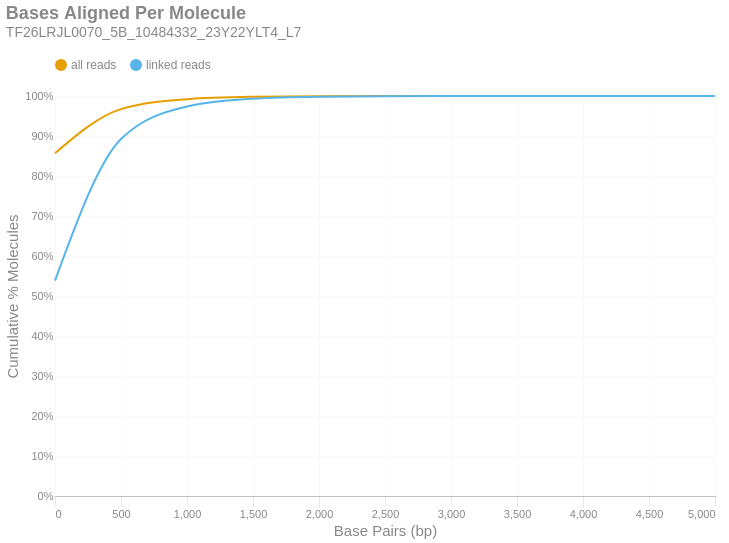

Notebook code for this chart:
### Markdown cell above
### Bases Aligned Per Molecule
This is a cumulative frequency distribution showing the number of base pairs aligned per unique molecule. These data are shown in 500 bp bins. There are two distributions: one with `all reads` (yellow) and another with only `linked reads` (blue). The percent of molecules in the `linked reads` distribution is relative to the total number of linked molecules.

### Code cell
if SKIPLR:
    print_html(f"Skipped")
else:
    binned_df = consolidated_hist(valids['aligned_bp'], mask, 500, True)
    with SafeRender(binned_df):
        (
            density_plot(binned_df, 'Bases Aligned Per Molecule', samplename, 'basesper')
            .encode(
                x=alt.X('bin:Q', title="Base Pairs (bp)").axis(tickMinStep=500).scale(padding=0),
                y=alt.Y('value:Q', title='Cumulative % Molecules')
                    .axis(format='%')
                    .scale(domain = [0,1])
                    .stack(False),
                color=alt.Color("key:N").scale(domain = ["all reads", "linked reads"]),
                tooltip = [
                    alt.Tooltip("key:N", title = "Data Type"),
                    alt.Tooltip("range_label:N", title="Bases Aligned Per Molecule"),
                    alt.Tooltip("value:Q", format = ".2%", title="% Molecules (Cum.)")
                ]
            )
        ).display()

### Figure 1 — Vega-Lite specification as saved in the notebook (floating-point values rounded to 4 significant figures)
{"width": "container", "height": 400, "config": {"title": {"anchor": "start", "dy": -15, "fontSize": 18, "color": "#888888", "subtitleColor": "#888888", "subtitleFontSize": 14}, "arc": {"fill": "#0072B2"}, "axis": {"domainColor": "#888888", "domainWidth": 0.5, "gridWidth": 0.2, "grid": false, "titleFontWeight": 400, "titleFontSize": 15, "labelFontSize": 11, "labelColor": "#888888", "tickColor": "#888888", "tickWidth": 0.2, "titleColor": "#888888"}, "axisBand": {"grid": false}, "axisX": {"grid": true, "tickSize": 10, "domainCap": "round"}, "axisY": {"domain": false, "grid": true, "tickSize": 0, "domainCap": "round"}, "background": "transparent", "header": {"labelFontSize": 15, "labelColor": "#888888", "titleFontSize": 15, "titleFontWeight": 600, "titleColor": "#888888"}, "legend": {"labelFont": "sans-serif", "labelFontSize": 12, "labelColor": "#888888", "symbolSize": 100, "symbolType": "circle", "titleFontSize": 12, "titlePadding": 10, "titleColor": "#888888", "title": null, "orient": "top"}, "range": {"category": ["#E69F00", "#56B4E9", "#009E73", "#F0E442", "#0072B2", "#D55E00", "#CC79A7", "#000000"], "diverging": ["#cfe8f3", "#a2d4ec", "#73bfe2", "#46abdb", "#1696d2", "#12719e"]}, "area": {"fill": "#0072B2", "fillOpacity": 0.7, "line": true, "strokeOpacity": 0.7}, "line": {"color": "#0072B2", "stroke": "#0072B2", "strokeWidth": 2}, "trail": {"color": "#0072B2", "stroke": "#0072B2", "strokeWidth": 0, "size": 1}, "point": {"filled": true, "fillOpacity": 1.0, "size": 95}, "text": {"color": "#888888", "fontSize": 11, "align": "right", "fontWeight": 400, "size": 11}, "bar": {"fill": "#0072B2", "stroke": null}, "view": {"stroke": null, "continuousWidth": 660, "continuousHeight": 400}}, "data": {"name": "data-bfac70a987a7e8541ec099ecb885468c"}, "mark": {"type": "line", "interpolate": "monotone", "point": {"opacity": 0, "size": 275}}, "encoding": {"color": {"field": "key", "scale": {"domain": ["all reads", "linked reads"]}, "type": "nominal"}, "tooltip": [{"field": "key", "title": "Data Type", "type": "nominal"}, {"field": "range_label", "title": "Bases Aligned Per Molecule", "type": "nominal"}, {"field": "value", "format": ".2%", "title": "% Molecules (Cum.)", "type": "quantitative"}], "x": {"axis": {"tickMinStep": 500}, "field": "bin", "scale": {"padding": 0}, "title": "Base Pairs (bp)", "type": "quantitative"}, "y": {"axis": {"format": "%"}, "field": "value", "scale": {"domain": [0, 1]}, "stack": false, "title": "Cumulative % Molecules", "type": "quantitative"}}, "params": [{"name": "param_c36ac31b6afebe62", "select": {"type": "point", "fields": ["key"]}, "bind": "legend"}], "title": {"text": "Bases Aligned Per Molecule", "subtitle": "TF26LRJL0070_5B_10484332_23Y22YLT4_L7"}, "transform": [{"fold": ["all reads (cumsum)", "linked reads (cumsum)"]}, {"calculate": "replace(datum.key, ' (cumsum)', '')", "as": "key"}, {"filter": {"param": "param_c36ac31b6afebe62"}}], "usermeta": {"embedOptions": {"downloadFileName": "TF26LRJL0070_5B_10484332_23Y22YLT4_L7.basesper"}}, "$schema": "https://vega.github.io/schema/vega-lite/v6.4.1.json", "datasets": {"data-bfac70a987a7e8541ec099ecb885468c": [{"bin": "0.0", "interval": "0.0-500.0", "all reads": 0.8571, "linked reads": 0.5386, "all reads (cumsum)": 0.8571, "linked reads (cumsum)": 0.5386, "range_label": "0-499"}, {"bin": "500.0", "interval": "500.0-1000.0", "all reads": 0.1102, "linked reads": 0.354, "all reads (cumsum)": 0.9673, "linked reads (cumsum)": 0.8926, "range_label": "500-999"}, {"bin": "1000.0", "interval": "1000.0-1500.0", "all reads": 0.02477, "linked reads": 0.08122, "all reads (cumsum)": 0.992, "linked reads (cumsum)": 0.9738, "range_label": "1000-1499"}, {"bin": "1500.0", "interval": "1500.0-2000.0", "all reads": 0.005933, "linked reads": 0.01948, "all reads (cumsum)": 0.998, "linked reads (cumsum)": 0.9933, "range_label": "1500-1999"}, {"bin": "2000.0", "interval": "2000.0-2500.0", "all reads": 0.001554, "linked reads": 0.005104, "all reads (cumsum)": 0.9995, "linked reads (cumsum)": 0.9984, "range_label": "2000-2499"}, {"bin": "2500.0", "interval": "2500.0-3000.0", "all reads": 0.0003551, "linked reads": 0.001166, "all reads (cumsum)": 0.9999, "linked reads (cumsum)": 0.9996, "range_label": "2500-2999"}, {"bin": "3000.0", "interval": "3000.0-3500.0", "all reads": 9.16e-05, "linked reads": 0.0003008, "all reads (cumsum)": 1.0, "linked reads (cumsum)": 0.9999, "range_label": "3000-3499"}, {"bin": "3500.0", "interval": "3500.0-4000.0", "all reads": 3.193e-05, "linked reads": 0.0001049, "all reads (cumsum)": 1.0, "linked reads (cumsum)": 1.0, "range_label": "3500-3999"}, {"bin": "4000.0", "interval": "4000.0-4500.0", "all reads": 9.244e-06, "linked reads": 3.036e-05, "all reads (cumsum)": 1.0, "linked reads (cumsum)": 1.0, "range_label": "4000-4499"}, {"bin": "4500.0", "interval": "4500.0-5000.0", "all reads": 2.941e-06, "linked reads": 9.659e-06, "all reads (cumsum)": 1.0, "linked reads (cumsum)": 1.0, "range_label": "4500-4999"}, {"bin": "5000.0", "interval": "5000.0-5500.0", "all reads": 1.261e-06, "linked reads": 4.14e-06, "all reads (cumsum)": 1.0, "linked reads (cumsum)": 1.0, "range_label": "5000-5499"}]}}
